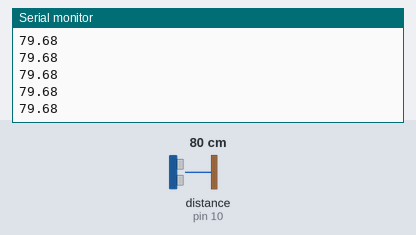
The sketch below on a simulated Arduino Uno, built with avr-gcc and run on an emulated ATmega328P. Parts: the last lines printed to the serial monitor. Wiring (inferred from the names in the program): ultrasonic range finder: trigger pin 9; echo pin 10. The test bench sets the inputs (shaded band); at power-on: distance to the obstacle (sensor on pin 10) 80 cm. The echo pulse lasts 58.3 µs per cm.

Above: at 1.2 s.
1.3 s: distance to the obstacle (sensor on pin 10) set to 2 cm
At 1.38 s:
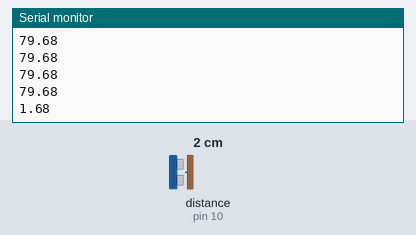
2.8 s: distance to the obstacle (sensor on pin 10) set to 4 cm
At 2.89 s:
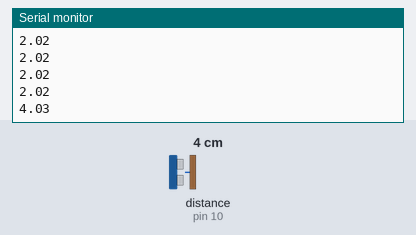
Timing chart, 0 to 5.8 s (numbered marks = the images above; inputs shaded):
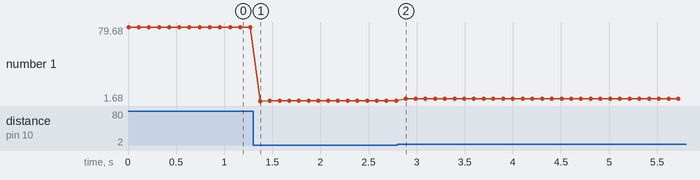

Measured:
- after the input at 1.3 s, the serial monitor: prints a new line after 0.07 s (image 1)
- after the input at 2.8 s, the serial monitor: prints a new line after 0.09 s (image 2)
- plotted number 1: 79.68 → 2.02 after the input at 1.3 s, 2.02 → 4.03 after the input at 2.8 s

The sketch:

hcsr04_distance_sender.ino
```cpp
#define TRIG_PIN 9
#define ECHO_PIN 10

void setup() {
  Serial.begin(9600);
  pinMode(TRIG_PIN, OUTPUT);
  pinMode(ECHO_PIN, INPUT);
}

void loop() {
  digitalWrite(TRIG_PIN, LOW);
  delayMicroseconds(2);
  digitalWrite(TRIG_PIN, HIGH);
  delayMicroseconds(10);
  digitalWrite(TRIG_PIN, LOW);

  long duracion = pulseIn(ECHO_PIN, HIGH, 30000);
  float distanciaCm = duracion * 0.0343 / 2;

  if (duracion > 0) {
    Serial.println(distanciaCm);
  }

  delay(100);
}
```
